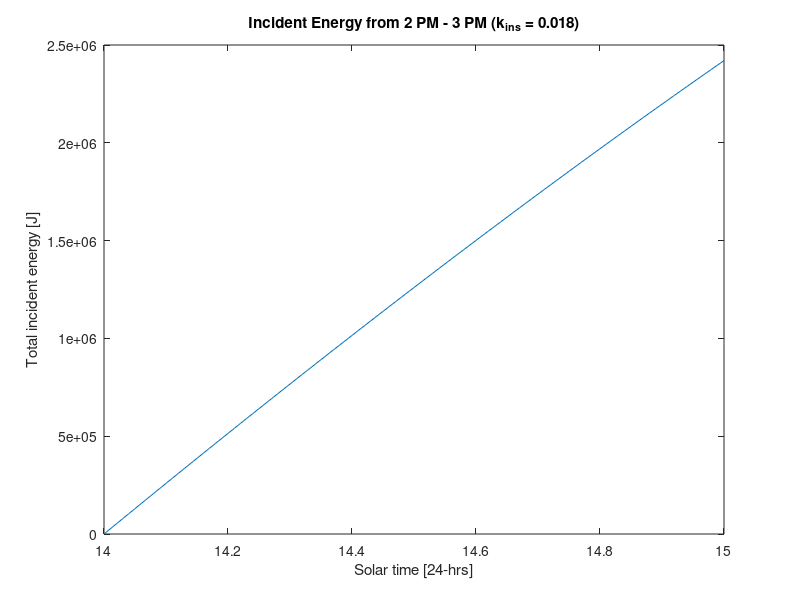

The MATLAB script that drew this image: (Note: this script raises an error after producing the figure.)
%% Task 3
% Problem statement:
%       Include effect of solar collector efficiency
%       Determine efficiency of 200 deg. azimuth, tilt angle 36 deg., solar
%       time is between 2-3 PM [14.00-15.00 hrs]
%       
%% Initializing constants
lamb = 37.9;
zeta = 200;
eps = 36;
t = linspace(14.00, 15, 101); %Solar time, [hrs (decimal)]
d = 120;
A = 1310; %[W/m^2]
B = 0.18; %Unitless

%% Intermediate Calculations
a = 15*(t-12); %Hour Angle, [deg] (array)
delta = 23.44*sind(360/365.25*(d-80));
X = acosd(sind(lamb)*sind(delta)+cosd(lamb)*cosd(delta)*cosd(a));

for i = 1:length(a)
    tand_E(i) = sind(a(i))/(sind(lamb)*cosd(a(i))-cosd(lamb)*tand(delta));
    if a(i)>=0
        if tand_E(i) >= 0
            E(i) = 180 + atand(tand_E(i));
        elseif tand_E(i) < 0
            E(i) = 360 + atand(tand_E(i));
        end
    elseif a(i)<0
        if tand_E(i) >= 0
            E(i) = atand(tand_E(i));
        elseif tand_E(i) <= 0
            E(i) = 180 + atand(tand_E(i));
        end
    end
end

%% Incident Direct Solar Flux
% Units should be [W/m^2]

I_dn = A*exp(-B./sind(90-X));
I_d = I_dn.*(cosd(X)*cosd(eps)+ sind(eps)*sind(X).*cosd(E-zeta));

%% Collector Efficiency
ho = 7; %[W/(m^2*K)]
hi = 3.1; %[W/(m^2*K)]
dg = 0.007; %[cm]
kg = 1.3; %[W/mK]
d_ins = 0.06; %[m], from 6 cm
k_ins = 0.018; %[W/mK]
tau = 0.89; %[unitless]
ac = 0.85; %[unitless]
cp = 4186; %[J/(kg*C)]
mdot = 0.0267; %[0.0267 kg/s]

T_amb = 12; %[Celsius]
T_in = 16; %[Celsius]
Area = 1; %assume 1 m^2

COND = 1/(1/(ho*Area) + dg/(kg*Area) + 1/(hi*Area)) + 1/(1/(ho*Area) + d_ins/(k_ins*Area)); %constant
U_loss = COND/Area;
FR = (1-exp(-COND/(mdot*cp)))/(COND/(mdot*cp));

eff = FR*(tau*ac - U_loss./I_d*(T_in-T_amb)); %eff is array

%% Trapezoidal Integration with Efficiency

ID_actual = I_d.*eff; %[array of W/m^2]
ID_total = cumtrapz(t*3600,ID_actual); %[W/m^2] *3600 for [hrs] to [s]
E_total = ID_total*Area; %[W], TOTAL ENERGY

ID_total_noEff = cumtrapz(t*3600,I_d);
E_total_noEff = ID_total_noEff*Area;

plot(t, E_total);
xlabel("Solar time [24-hrs]");
ylabel("Total incident energy [J]");
title("Incident Energy from 2 PM - 3 PM (k_i_n_s = 0.018)");

disp("For k_ins = " + k_ins + "...");
disp("   Total ideal energy (w/out eff.) = " + E_total_noEff(length(E_total_noEff)) + " J");
disp("   Total actual energy = " + E_total(length(E_total)) + " J");
disp("   Efficiency = " + E_total(length(E_total))/E_total_noEff(length(E_total_noEff)));

%% RESULTS

% For k_ins = 0.045...
%    Total ideal energy (w/out eff.) = 3279986.097 J
%    Total actual energy = 2410633.0218 J
%    Efficiency = 0.73495
% 
% For k_ins = 0.018...
%    Total ideal energy (w/out eff.) = 3279986.097 J
%    Total actual energy = 2420375.7269 J
%    Efficiency = 0.73792

%% CONCLUSION

%   After decreasing insulation thermal conductivity to 0.018 W/mK, total
%   energy increased by 9742.71 J and efficiency increased by 0.00297.